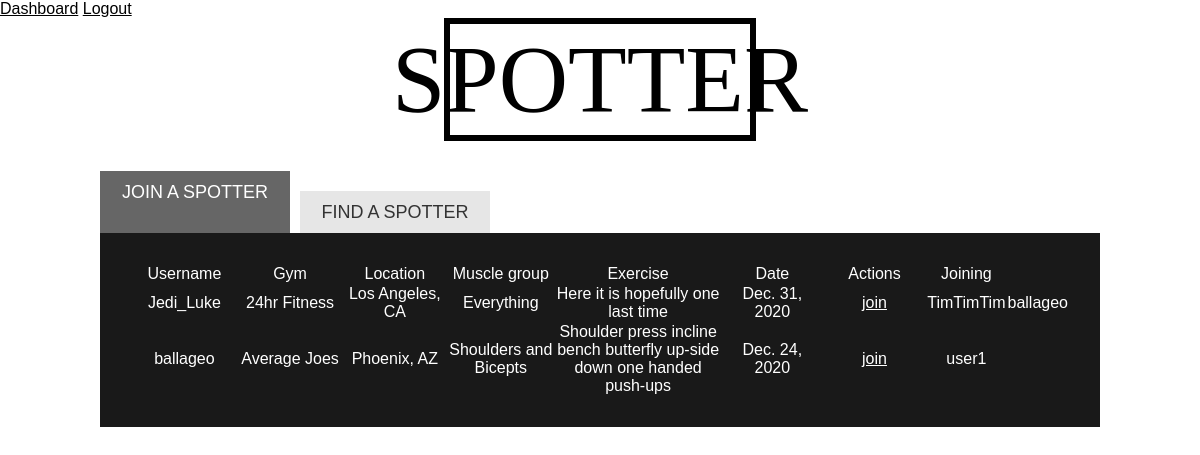
Page /spotter on the committed database.
### main/models.py (models this page shows)
class Spotter(models.Model):
    user_name = models.ManyToManyField(User, related_name="spotters")
    muscle_group = models.CharField(max_length = 50)
    skill = models.CharField(default='beginner', max_length=50)
    gym = models.ForeignKey(Gym, related_name="visitors", on_delete=models.CASCADE)
    about = models.TextField(default='my workout')
    workout_date = models.DateField()
    created_by = models.ForeignKey(User, related_name="sessions", on_delete=models.CASCADE)
    created_at = models.DateTimeField(auto_now_add=True)
    updated_at = models.DateTimeField(auto_now=True)

class User(models.Model):
    fname = models.CharField(max_length=50)
    lname = models.CharField(max_length=50)
    email = models.EmailField(max_length=50)
    password = models.CharField(max_length=50)
    user_name = models.CharField(max_length=50)
    location = models.CharField(max_length=50)
    skill = models.CharField(default='beginner', max_length=50)
    bio = models.TextField(blank=True)
    photo = models.URLField(default="https://i.pinimg.com/originals/1b/59/c8/1b59c809d30e78e05a5f1794b33100c8.jpg")
    created_at = models.DateTimeField(auto_now_add=True)
    updated_at = models.DateTimeField(auto_now=True)
    objects = UserManager()

class Gym(models.Model):
    name = models.CharField(max_length=50)
    location = models.CharField(max_length=50)
    members = models.ManyToManyField(User, related_name="gyms")
    about = models.TextField()
    photo = models.URLField(default="https://i.pinimg.com/originals/1b/59/c8/1b59c809d30e78e05a5f1794b33100c8.jpg")
    created_at = models.DateTimeField(auto_now_add=True)
    updated_at = models.DateTimeField(auto_now=True)
    objects = GymManager()

### main/views.py (the view)
# urls.py: path('spotter', views.spotter),
def spotter(request):
    context = {
        'all_spotters' : Spotter.objects.all(),
        'all_gyms' : Gym.objects.all(),
        'this_spotter' : Spotter.objects.all()
    }
    return render(request,'spotters.html', context)

### main/templates/spotters.html (shortened to what this page needs)
<!DOCTYPE html>
<html lang="en">
<head>
    {% load static %}
    <link rel="stylesheet" href="{% static 'css/spotter.css' %}">
</head>
<body>
	<div>
		<a style="color: black;" href="/dashboard">Dashboard</a>
        <a style="color: black;" href="/logout">Logout</a></header>
    </div>
    <div id="spotterimg">
		<h1>
            SPOTTER
        </h1>
	</div>
    <div id="mainwrap">
        <header>
        <ul id="menu">
            <li><a class="joinSpotter" href="#joinSpotter" title="joinSpotter">Join a Spotter</a></li>
            <li><a class="findSpotter" href="#findSpotter" title="findSpotter">Find a Spotter</a></li>
        </header>
        <div id="content">
        <div id="joinSpotter" class="section">
            <div class="column">
				<table>
                    <tr>
                        <th>Username</th>
                        <th>Gym</th>
                        <th>Location</th>
                        <th>Muscle group</th>
                        <th id="exercise">Exercise</th>
                        <th>Date</th>
                        <th>Actions</th>
                        <th>Joining</th>
					</tr>
                    {% for spotter in all_spotters %}
						<tr>
                            <td>{{spotter.created_by.user_name}}</td>
                            <td>{{spotter.gym.name}}</td>
                            <td>{{spotter.gym.location}}</td>
                            <td>{{spotter.muscle_group}}</td>
                            <td>{{spotter.about}}</td>
                            <td>{{spotter.workout_date}}</td>
                            <td><a href="/join_spotter/{{spotter.id}}">join</a></td>
                            {% for spotters in spotter.user_name.all %}
                            <td>{{spotters.user_name}}</td>
                            {% endfor %}
                        </tr>
                    {% endfor %}
				</table>
            </div>
        </div>
		</div>
    </body>
</html>

### main/static/css/spotter.css (style rules this page uses)
* { border:0; font:inherit; font-size:100%; margin:0; padding:0; -webkit-box-sizing: border-box; -moz-box-sizing: border-box; box-sizing: border-box; }
body { font:16px 'PT Sans Narrow', Helvetica, Arial, sans-serif; font-weight:400; background-color:#ffffff; color:#ffffff; background: url('https://res.cloudinary.com/grohealth/image/upload/f_auto,fl_lossy,q_auto/v1583762924/DCUK/Content/iStock-928653036.jpg') no-repeat center center fixed; -webkit-background-size: cover; -moz-background-size: cover; -o-background-size: cover; background-size: cover; }
ol,ul { list-style:none; list-style-image:none; list-style-position:outside; list-style-type:none; }
a { color:#ffffff; text-decoration:underline; outline:none; }
table { text-align: center; }
th { width: 12%; }
#exercise { width: 20%; }
#spotterimg h1 { width: auto; font-family: fantasy; font-size: 96px; color: black; justify-content: center; display: flex; margin: 0px 444px; border: 6px solid; }
.column { margin-left:3%; padding:0 0%; float:left; }
.column:first-child { margin-left:0; }
#mainwrap { overflow:hidden; position:relative; width: auto; margin: 0 100px; }
#content { overflow:hidden; position:relative; }
.section { float:left; margin-right:50px; position:relative; width:100%; padding:30px; overflow:hidden; }
#joinSpotter { background-color:black; opacity: 0.9; overflow-y:hidden; }
#menu { margin-top:30px; overflow:hidden; }
#menu li { display:block; float:left; width:19%; margin-left:1%; position:relative; }
#menu li:first-child { margin-left:0; }
#menu li a { display:block; height:42px; line-height:42px; color:#333; font-size:18px; text-align:center; text-decoration:none; text-transform:uppercase; margin-top:20px; background-color:#e6e6e6; }
#menu li.active a { line-height:43px; height:62px; margin-top:0; color:#ffffff; }
#menu li.active a.joinSpotter { background-color:black; opacity: 0.6; }
#menu li.active a { text-decoration:none; }

### rows in the picture
Spotter: created_by.user_name "Jedi_Luke", gym.name "24hr Fitness", gym.location "Los Angeles, CA", muscle_group "Everything", about "Here it is hopefully one last time", workout_date "Dec. 31, 2020"
User: user_name "TimTimTim"
User: user_name "ballageo"
Spotter: created_by.user_name "ballageo", gym.name "Average Joes", gym.location "Phoenix, AZ", muscle_group "Shoulders and Bicepts", about "Shoulder press incline bench butterfly up-side down one handed push-ups", workout_date "Dec. 24, 2020"
User: user_name "user1"
